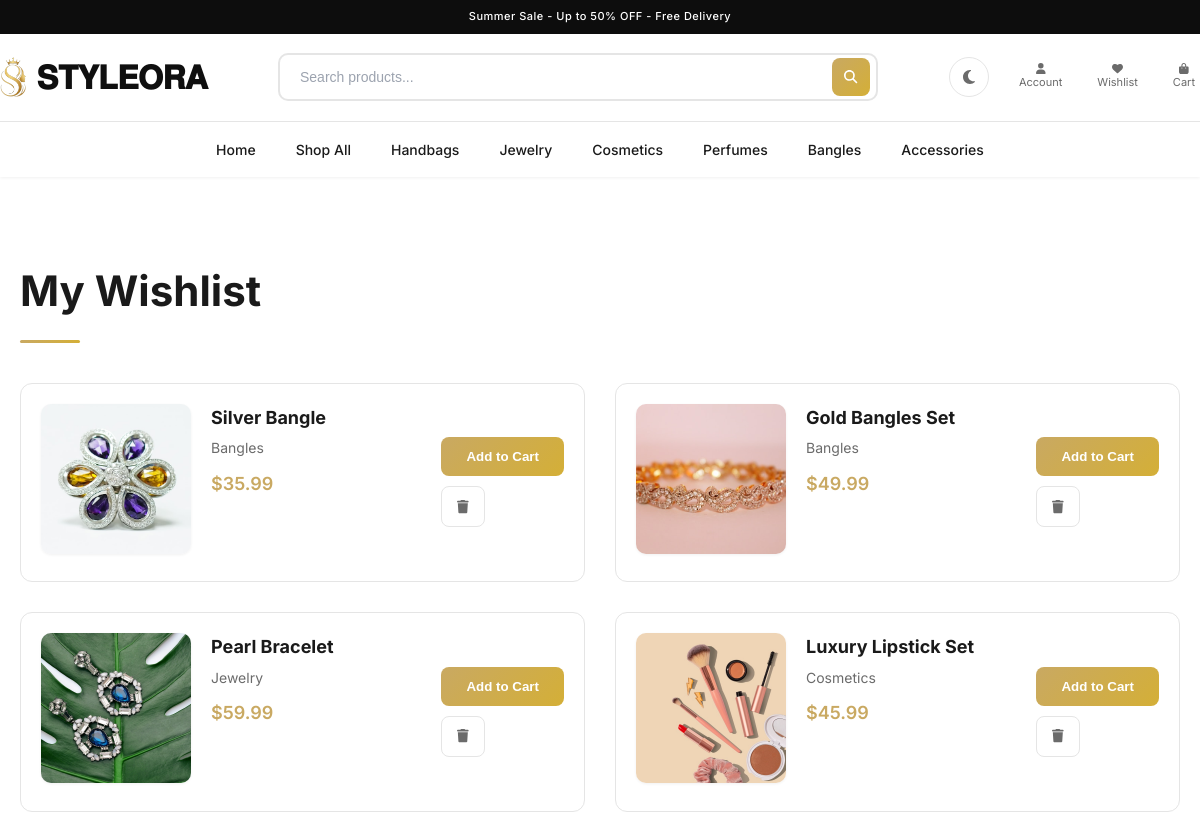
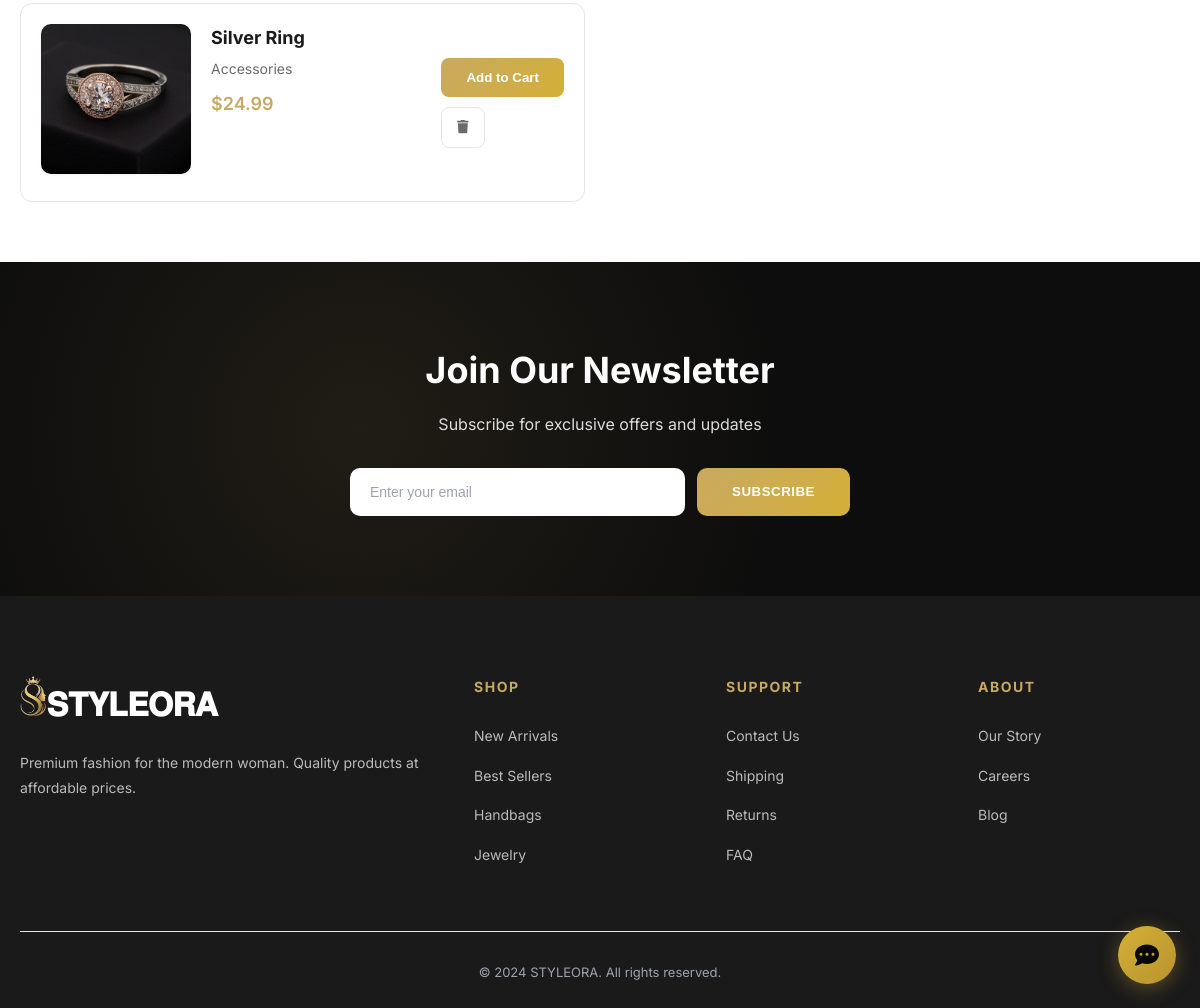
Screenshot of /wishlist/ (signed in) with the database file from the repository (2 pictures, top to bottom).
### store/models.py (models this page shows, shortened)
class Wishlist(models.Model):
    user = models.ForeignKey(User, on_delete=models.CASCADE)
    product = models.ForeignKey(Product, on_delete=models.CASCADE)
    created_at = models.DateTimeField(auto_now_add=True)
    class Meta:
        unique_together = ['user', 'product']

class Product(models.Model):
    name = models.CharField(max_length=200)
    slug = models.SlugField(unique=True)
    category = models.ForeignKey(Category, on_delete=models.CASCADE, related_name='products')
    description = models.TextField()
    price = models.DecimalField(max_digits=10, decimal_places=2)
    discount_price = models.DecimalField(max_digits=10, decimal_places=2, blank=True, null=True)
    image = models.ImageField(upload_to='products/')
    images = models.JSONField(default=list)
    stock = models.IntegerField(default=0)
    brand = models.CharField(max_length=100, blank=True)
    is_available = models.BooleanField(default=True)
    is_featured = models.BooleanField(default=False)
    is_trending = models.BooleanField(default=False)
    created_at = models.DateTimeField(auto_now_add=True)
    updated_at = models.DateTimeField(auto_now=True)
    class Meta:
        ordering = ['-created_at']

class Category(models.Model):
    name = models.CharField(max_length=100)
    slug = models.SlugField(unique=True)
    description = models.TextField(blank=True)
    image = models.ImageField(upload_to='categories/', blank=True, null=True)
    created_at = models.DateTimeField(auto_now_add=True)
    updated_at = models.DateTimeField(auto_now=True)
    class Meta:
        verbose_name_plural = 'Categories'
        ordering = ['name']

### store/views.py (the view)
# urls.py: path('wishlist/', views.wishlist, name='wishlist'),
@login_required
def wishlist(request):
    wishlist_items = Wishlist.objects.filter(user=request.user)
    context = {'wishlist_items': wishlist_items}
    return render(request, 'store/wishlist.html', context)

### templates/store/wishlist.html (shortened to what this page needs)
{% extends 'store/base.html' %}
{% load static %}
{% block content %}
<section class="wishlist-page">
    <div class="container">
        <h1>My Wishlist</h1>
        {% if wishlist_items %}
        <div class="wishlist-grid">
            {% for item in wishlist_items %}
            <div class="wishlist-item">
                <div class="item-image">
                    <img src="{{ item.product.image.url }}" alt="{{ item.product.name }}">
                </div>
                <div class="item-info">
                    <h3><a href="{% url 'product_detail' slug=item.product.slug %}">{{ item.product.name }}</a></h3>
                    <p>{{ item.product.category.name }}</p>
                    <div class="product-price">
                        {% if item.product.discount_price %}
                        <span class="current-price">${{ item.product.discount_price }}</span>
                        <span class="old-price">${{ item.product.price }}</span>
                        {% else %}
                        <span class="current-price">${{ item.product.price }}</span>
                        {% endif %}
                    </div>
                </div>
                <div class="item-actions">
                    <form method="POST" action="{% url 'add_to_cart' %}" style="display: inline;">
                        <button type="submit" class="btn-add-cart">Add to Cart</button>
                    </form>
                    <form method="POST" action="{% url 'remove_from_wishlist' item.product.id %}" style="display: inline;">
                        <button type="submit" class="btn-remove"><i class="fas fa-trash"></i></button>
                    </form>
                </div>
            </div>
            {% endfor %}
        </div>
        {% endif %}
    </div>
</section>
{% endblock %}

### templates/store/base.html (style rules this page uses)
* { margin: 0; padding: 0; box-sizing: border-box; }
:root { --primary: #0f0f0f; --primary-hover: #2a2a2a; --secondary: #c9a962; --accent: #d4af37; --accent-light: #e8c547; --success: #10b981; --danger: #dc2626; --bg: #ffffff; --bg-alt: #f8f8f8; --card-bg: #ffffff; --card-bg-alt: #f5f5f5; --section-alt: #f8f8f8; --light: #f8f8f8; --white: #ffffff; --text: #1a1a1a; --text-light: #6b6b6b; --text-muted: #9ca3af; --heading-fg: #0f0f0f; --link-fg: #c9a962; --link-hover: #d4af37; --btn-fg: #ffffff; --btn-fg-hover: #ffffff; --btn-outline-fg: #c9a962; --btn-dark-fg: #ffffff; --input-bg: #ffffff; --input-fg: #1a1a1a; --input-border: #d1d5db; --input-placeholder: #9ca3af; --input-focus-border: #c9a962; --input-focus-shadow: rgba(201, 169, 98, 0.15); --border: #e5e5e5; --border-light: #f0f0f0; --shadow-sm: 0 1px 3px rgba(0,0,0,0.06); --shadow-md: 0 4px 15px rgba(0,0,0,0.06); --shadow-lg: 0 8px 25px rgba(0,0,0,0.08); --shadow-gold: 0 4px 15px rgba(201, 169, 98, 0.15); --shadow-gold-lg: 0 8px 25px rgba(201, 169, 98, 0.3); --icon-color: #6b6b6b; --icon-hover: #c9a962; --badge-fg: #ffffff; --footer-bg: #1a1a1a; --footer-text: #ffffff; --footer-link: rgba(255,255,255,0.7); --hero-bg: #0d0d0d; --hero-text: #ffffff; --nav-link: #1a1a1a; --nav-link-hover: #c9a962; --nav-active: #c9a962; --selection-bg: #c9a962; --selection-fg: #ffffff; --scrollbar-track: #f0f0f0; --scrollbar-thumb: #c9a962; --overlay-bg: rgba(0,0,0,0.5); --gradient-overlay: linear-gradient(transparent, rgba(0,0,0,0.7)); --price-fg: #c9a962; --price-old: #9ca3af; --code-bg: #f5f5f5; --code-fg: #1a1a1a; --star-color: #c9a962; --toolbar-bg: #ffffff; --toggle-icon: '\f185'; }
::placeholder { color: var(--input-placeholder); opacity: 1; }
body { font-family: 'Inter', -apple-system, BlinkMacSystemFont, sans-serif; color: var(--text); background: var(--bg); line-height: 1.6; overflow-x: hidden; transition: background 0.3s, color 0.3s, border-color 0.3s; }
a { text-decoration: none; color: inherit; }
img { max-width: 100%; height: auto; }
.container { max-width: 1400px; margin: 0 auto; padding: 0 20px; }
.current-price { font-size: 20px; font-weight: 700; color: var(--price-fg); }
:root { --chat-bg: #ffffff; --chat-header-bg: linear-gradient(135deg, #0a0806, #1a1410); --chat-header-fg: #d4af37; --chat-user-bg: #d4af37; --chat-user-fg: #ffffff; --chat-bot-bg: #f0ece4; --chat-bot-fg: #1a1a1a; --chat-input-bg: #f7f4ed; --chat-input-fg: #1a1a1a; --chat-input-border: #d4c5a0; --chat-shadow: rgba(0,0,0,0.15); --chat-close-fg: #ffffff; --chat-timestamp: #9ca3af; --chat-welcome-bg: linear-gradient(135deg, #f7f4ed, #ede8dd); }

### templates/store/wishlist.html (style rules this page uses)
.wishlist-page { padding: 60px 0; animation: fadeIn 0.5s ease-out; }
.wishlist-page h1 { font-size: 42px; margin-bottom: 40px; animation: fadeInUp 0.5s ease-out; }
.wishlist-page h1::after { content: ''; display: block; width: 60px; height: 3px; background: linear-gradient(90deg, var(--secondary), var(--accent)); margin-top: 15px; border-radius: 2px; }
.wishlist-grid { display: grid; grid-template-columns: repeat(2, 1fr); gap: 30px; }
.wishlist-item { display: flex; gap: 20px; padding: 20px; background: var(--card-bg); border-radius: 12px; border: 1px solid var(--border); transition: all 0.3s; }
.item-image img { width: 150px; height: 150px; object-fit: cover; border-radius: 10px; box-shadow: var(--shadow-sm); }
.item-info { flex: 1; }
.item-info h3 { font-size: 18px; margin-bottom: 5px; }
.item-info h3 a { color: var(--text); transition: color 0.3s; }
.item-info p { font-size: 14px; color: var(--text-light); margin-bottom: 10px; }
.product-price .current-price { font-size: 18px; font-weight: 600; color: var(--price-fg); }
.item-actions { display: flex; flex-direction: column; gap: 10px; justify-content: center; }
.btn-add-cart { padding: 12px 25px; background: linear-gradient(135deg, var(--secondary), var(--accent)); color: var(--btn-fg); border: none; border-radius: 8px; cursor: pointer; font-weight: 600; transition: all 0.3s; }
.btn-remove { padding: 12px 15px; background: var(--card-bg); border: 1px solid var(--border); border-radius: 8px; cursor: pointer; color: var(--icon-color); transition: all 0.3s; }

### rows the page displays
Wishlist: product.image (picture), product.name "Silver Bangle", product.category.name "Bangles", product.price "35.99"
Wishlist: product.image (picture), product.name "Gold Bangles Set", product.category.name "Bangles", product.price "49.99"
Wishlist: product.image (picture), product.name "Pearl Bracelet", product.category.name "Jewelry", product.price "59.99"
Wishlist: product.image (picture), product.name "Luxury Lipstick Set", product.category.name "Cosmetics", product.price "45.99"
Wishlist: product.image (picture), product.name "Silver Ring", product.category.name "Accessories", product.price "24.99"
